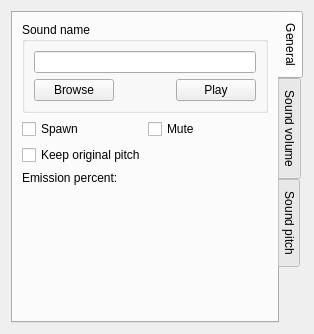
<?xml version="1.0" encoding="UTF-8"?>
<ui version="4.0">
 <class>CSoundPage</class>
 <widget class="QWidget" name="CSoundPage">
  <property name="geometry">
   <rect>
    <x>0</x>
    <y>0</y>
    <width>314</width>
    <height>334</height>
   </rect>
  </property>
  <property name="windowTitle">
   <string>Form</string>
  </property>
  <layout class="QGridLayout" name="gridLayout">
   <item row="0" column="0">
    <widget class="QTabWidget" name="tabWidget">
     <property name="tabPosition">
      <enum>QTabWidget::East</enum>
     </property>
     <property name="currentIndex">
      <number>0</number>
     </property>
     <widget class="QWidget" name="tabWidgetPage1">
      <attribute name="title">
       <string>General</string>
      </attribute>
      <layout class="QGridLayout" name="gridLayout_3">
       <item row="0" column="0">
        <widget class="QGroupBox" name="groupBox">
         <property name="title">
          <string>Sound name</string>
         </property>
         <layout class="QGridLayout" name="gridLayout_2">
          <item row="0" column="0" colspan="3">
           <widget class="QLineEdit" name="soundNameLineEdit">
            <property name="readOnly">
             <bool>true</bool>
            </property>
           </widget>
          </item>
          <item row="1" column="0">
           <widget class="QPushButton" name="browsePushButton">
            <property name="text">
             <string>Browse</string>
            </property>
           </widget>
          </item>
          <item row="1" column="1">
           <spacer name="horizontalSpacer">
            <property name="orientation">
             <enum>Qt::Horizontal</enum>
            </property>
            <property name="sizeHint" stdset="0">
             <size>
              <width>93</width>
              <height>20</height>
             </size>
            </property>
           </spacer>
          </item>
          <item row="1" column="2">
           <widget class="QPushButton" name="playPushButton">
            <property name="text">
             <string>Play</string>
            </property>
           </widget>
          </item>
         </layout>
        </widget>
       </item>
       <item row="1" column="0">
        <layout class="QHBoxLayout" name="horizontalLayout">
         <item>
          <widget class="QCheckBox" name="spawnCheckBox">
           <property name="text">
            <string>Spawn</string>
           </property>
          </widget>
         </item>
         <item>
          <widget class="QCheckBox" name="muteCheckBox">
           <property name="text">
            <string>Mute</string>
           </property>
          </widget>
         </item>
        </layout>
       </item>
       <item row="2" column="0">
        <widget class="QCheckBox" name="keepPitchCheckBox">
         <property name="text">
          <string>Keep original pitch</string>
         </property>
        </widget>
       </item>
       <item row="3" column="0">
        <widget class="QLabel" name="label">
         <property name="text">
          <string>Emission percent:</string>
         </property>
        </widget>
       </item>
       <item row="4" column="0">
        <widget class="NLQT::CEditRangeFloatWidget" name="emissionWidget" native="true"/>
       </item>
       <item row="5" column="0">
        <spacer name="verticalSpacer">
         <property name="orientation">
          <enum>Qt::Vertical</enum>
         </property>
         <property name="sizeHint" stdset="0">
          <size>
           <width>20</width>
           <height>51</height>
          </size>
         </property>
        </spacer>
       </item>
      </layout>
     </widget>
     <widget class="QWidget" name="tabWidgetPage2">
      <attribute name="title">
       <string>Sound volume</string>
      </attribute>
      <layout class="QGridLayout" name="gridLayout_4">
       <item row="0" column="0">
        <widget class="NLQT::CAttribFloatWidget" name="gainWidget"/>
       </item>
       <item row="1" column="0">
        <spacer name="verticalSpacer_2">
         <property name="orientation">
          <enum>Qt::Vertical</enum>
         </property>
         <property name="sizeHint" stdset="0">
          <size>
           <width>20</width>
           <height>209</height>
          </size>
         </property>
        </spacer>
       </item>
      </layout>
     </widget>
     <widget class="QWidget" name="tabWidgetPage3">
      <attribute name="title">
       <string>Sound pitch</string>
      </attribute>
      <layout class="QGridLayout" name="gridLayout_5">
       <item row="0" column="0">
        <widget class="NLQT::CAttribFloatWidget" name="pitchWidget"/>
       </item>
       <item row="1" column="0">
        <spacer name="verticalSpacer_3">
         <property name="orientation">
          <enum>Qt::Vertical</enum>
         </property>
         <property name="sizeHint" stdset="0">
          <size>
           <width>20</width>
           <height>208</height>
          </size>
         </property>
        </spacer>
       </item>
      </layout>
     </widget>
    </widget>
   </item>
  </layout>
 </widget>
 <customwidgets>
  <customwidget>
   <class>NLQT::CEditRangeFloatWidget</class>
   <extends>QWidget</extends>
   <header>edit_range_widget.h</header>
   <container>1</container>
  </customwidget>
  <customwidget>
   <class>NLQT::CAttribFloatWidget</class>
   <extends>QGroupBox</extends>
   <header>attrib_widget.h</header>
   <container>1</container>
  </customwidget>
 </customwidgets>
 <resources/>
 <connections/>
</ui>
